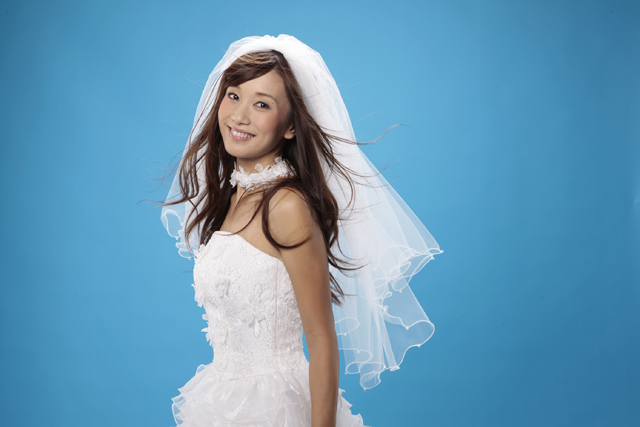
#> input picture part3/kadai-3/chroma_blue.jpg, 640 x 427 px
$ python task4.py
#> lines starting #> are read from the running program, lines starting #| are printed output that depends on the picture; after the words box and inside, x2 and y2 are one past the last pixel; in counts of white or black regions, pixels touching at a corner belong together
# from google.colab.patches import cv2_imshow
import cv2
import numpy as np

imgBlue = cv2.imread("kadai-3/chroma_blue.jpg")
#> imgBlue is the input picture: shape (427, 640, 3); mean B, G, R 183, 153.9, 102.7
imgBackground = cv2.imread("kadai-3/chroma_back2.jpg")
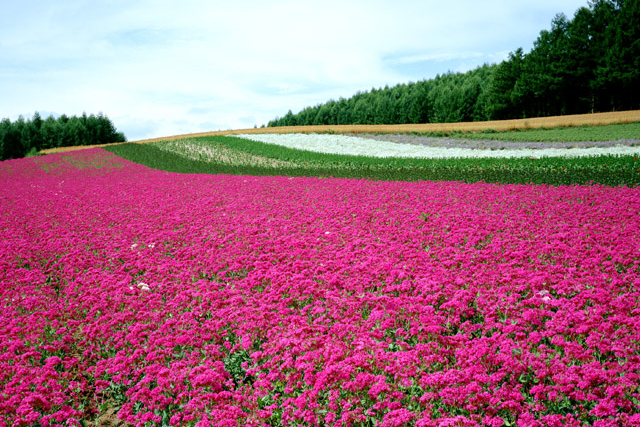
#> input picture part3/kadai-3/chroma_back2.jpg, 640 x 427 px
#> imgBackground is the input picture: shape (427, 640, 3); mean B, G, R 125.4, 106.4, 163.3
hsv = cv2.cvtColor(imgBlue, cv2.COLOR_BGR2HSV)
#> hsv: shape (427, 640, 3); mean H, S, V 94.5, 124.4, 187.6
imgBinary = ~cv2.inRange(hsv, (10, 120, 0), (255, 255, 255))
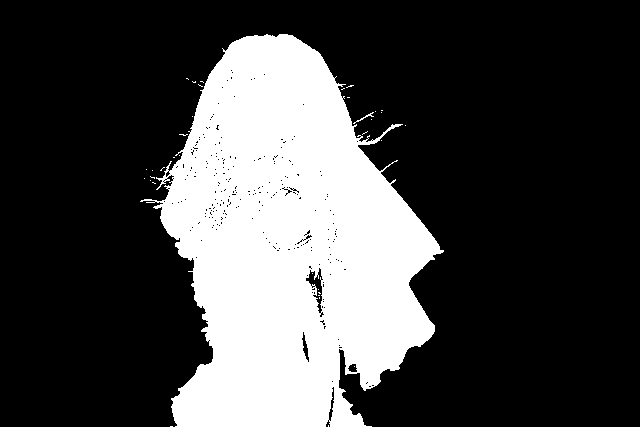
#> imgBinary: shape (427, 640); 27.3% white; 35 white regions (33 under 20 px), largest, box (x1, y1, x2, y2) and area: (140, 34, 444, 427) 74390, (353, 112, 374, 124) 40

element = np.array([[0, 1, 0], [1, 1, 1], [0, 1, 0]], np.uint8)
imgErode = cv2.erode(imgBinary, element, iterations=1)
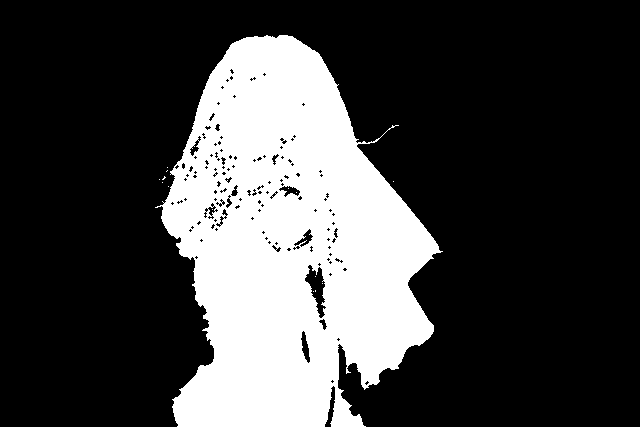
#> imgErode: shape (427, 640); 26.1% white; 15 white regions (14 under 20 px), largest, box (x1, y1, x2, y2) and area: (155, 35, 443, 427) 71376
imgDilate = cv2.dilate(imgErode, element, iterations=1)
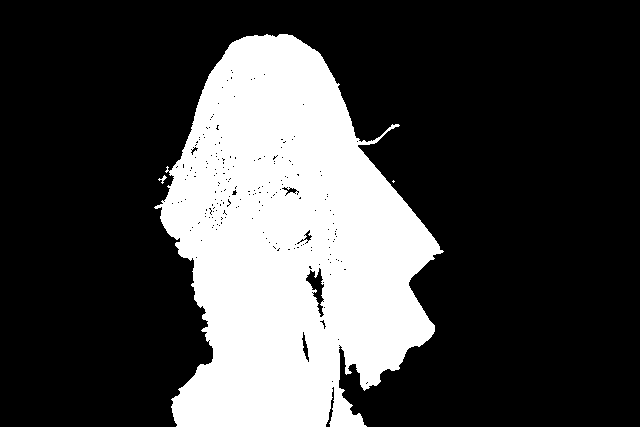
#> imgDilate: shape (427, 640); 27.1% white; 3 white regions (1 under 20 px)
contours, _ = cv2.findContours(imgDilate, cv2.RETR_EXTERNAL, cv2.CHAIN_APPROX_SIMPLE)
#> contours = 3 contours, 2 with area under 20; largest, box (x1, y1, x2, y2) and area: (154, 34, 444, 427) 74118
contour = max(contours, key=lambda x: cv2.contourArea(x))
#> contour = contour of 724 points, box (x1, y1, x2, y2) (154, 34, 444, 427), area 74118
mask = np.zeros_like(imgDilate)
cv2.drawContours(mask, [contour], -1, color=255, thickness=-1)
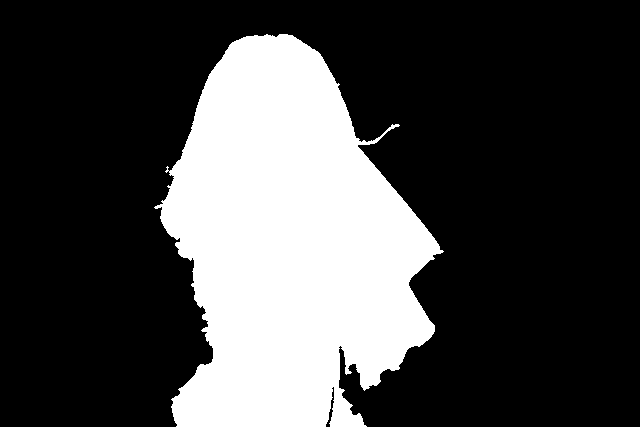
#> mask: shape (427, 640); 27.4% white; 1 white region, box (x1, y1, x2, y2) and area: (154, 34, 444, 427) 74852
w = min(imgBlue.shape[1], imgBackground.shape[1])
#> w = 640
h = min(imgBlue.shape[0], imgBackground.shape[0])
#> h = 427

fgRoi = imgBlue[:h, :w]
bgRoi = imgBackground[:h, :w]

dst = np.where(mask[:h, :w, np.newaxis] == 0, bgRoi, fgRoi)
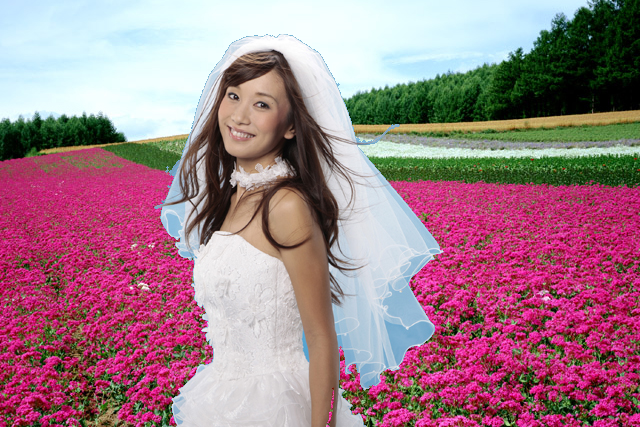
#> dst: shape (427, 640, 3); mean B, G, R 135.8, 124.3, 161

cv2.imwrite("kadai-3/chroma_back3.jpg", dst)

# cv2_imshow(img_1)
# cv2_imshow(img_2)
# cv2_imshow(dst)
